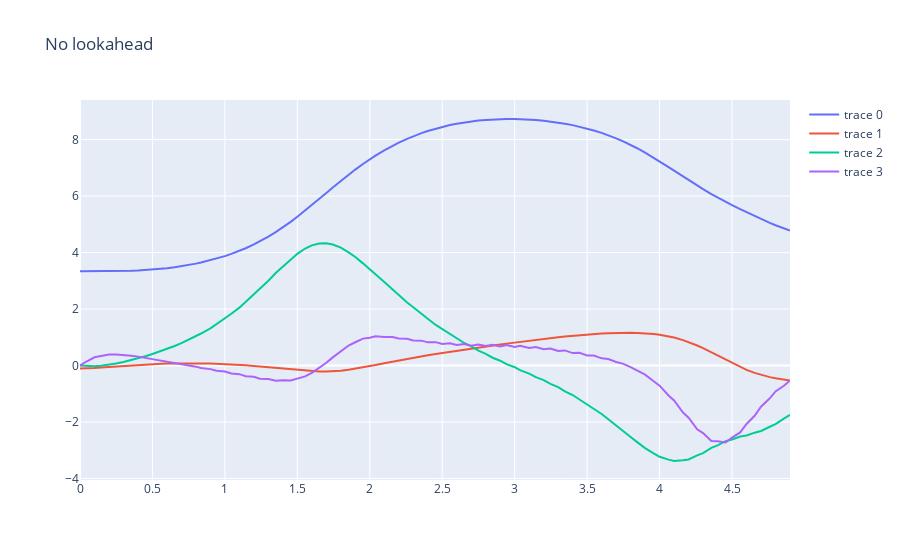

Notebook code for this chart:
### Code cell
ctrl = controllers.get_limited_lookahead_controller(get_value_function(online_horizon)[0])
x_traj_sim, t_traj_sim = controllers.sim_ctrl(x0, vf.u_dim[0], sys.dx,
                                              ctrl, dt_sim, N, integration_mode=integration_mode)
controllers.plot_sim(t_traj_sim, x_traj_sim, "No lookahead").show()
